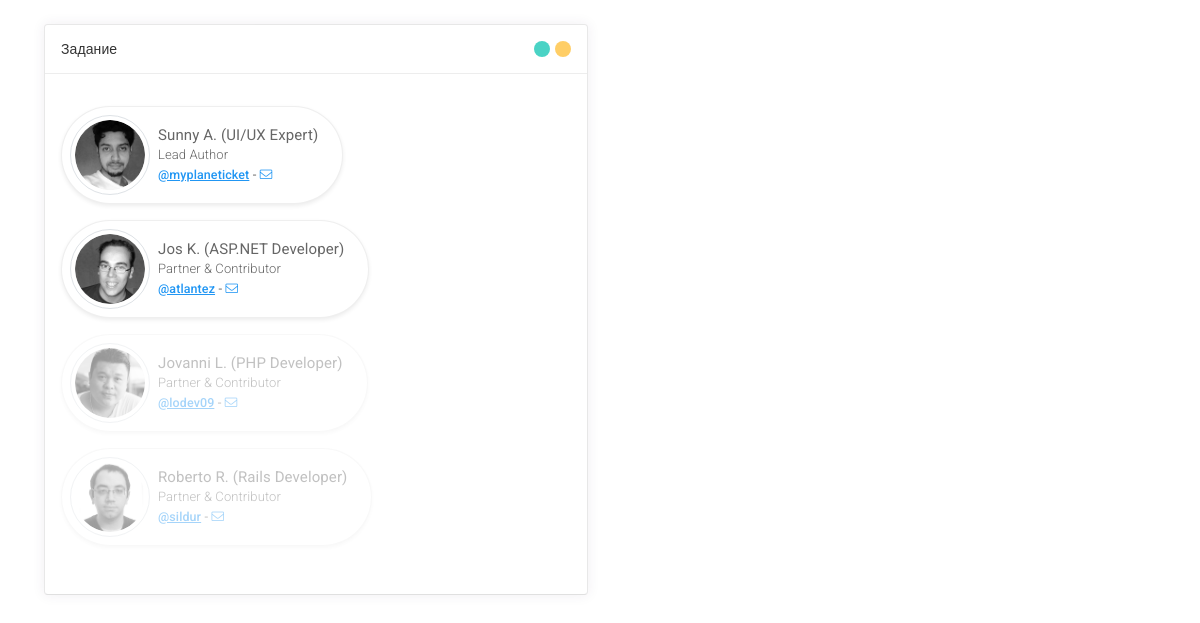
Screenshot of /task_9.php with the database file from the repository.
### tables this page shows
CREATE TABLE `people` (
  `id` int(11) NOT NULL,
  `image` varchar(255) NOT NULL,
  `image_alt` varchar(255) NOT NULL,
  `name` varchar(255) NOT NULL,
  `job_title` varchar(255) NOT NULL,
  `twitter_link_href` varchar(255) NOT NULL,
  `twitter_link_text` varchar(255) NOT NULL,
  `email_link_href` varchar(255) NOT NULL,
  `email_link_text` varchar(255) NOT NULL,
  `email_link_title` varchar(255) NOT NULL,
  `status` varchar(255) NOT NULL
);

### task_9.php (the view, shortened to what this page needs)
<!DOCTYPE html>
<html lang="en">
<head>
    <link id="vendorsbundle" rel="stylesheet" media="screen, print" href="css/vendors.bundle.css">
    <link id="appbundle" rel="stylesheet" media="screen, print" href="css/app.bundle.css">
    <link id="myskin" rel="stylesheet" media="screen, print" href="css/skins/skin-master.css">
    <link rel="stylesheet" media="screen, print" href="css/statistics/chartist/chartist.css">
    <link rel="stylesheet" media="screen, print" href="css/miscellaneous/lightgallery/lightgallery.bundle.css">
    <link rel="stylesheet" media="screen, print" href="css/fa-solid.css">
    <link rel="stylesheet" media="screen, print" href="css/fa-brands.css">
    <link rel="stylesheet" media="screen, print" href="css/fa-regular.css">
</head>
<body class="mod-bg-1 mod-nav-link ">
<main id="js-page-content" role="main" class="page-content">
    <div class="col-md-6">
        <div id="panel-1" class="panel">
            <div class="panel-hdr">
                <h2>
                    Задание
                </h2>
                <div class="panel-toolbar">
                    <button class="btn btn-panel waves-effect waves-themed" data-action="panel-collapse" data-toggle="tooltip" data-offset="0,10" data-original-title="Collapse"></button>
                    <button class="btn btn-panel waves-effect waves-themed" data-action="panel-fullscreen" data-toggle="tooltip" data-offset="0,10" data-original-title="Fullscreen"></button>
                </div>
            </div>
            <div class="panel-container show">
                <div class="panel-content">
                    <div class="d-flex flex-wrap demo demo-h-spacing mt-3 mb-3">
                        <?php
                        $pdo = new PDO("mysql:host=localhost;dbname=my_project","root","");
                        $sql = "SELECT * FROM people";
                        $statement = $pdo->prepare($sql);
                        $statement->execute();
                        $people =  $statement->fetchAll(PDO::FETCH_ASSOC);
                        ?>
                        <?php foreach ($people as $user): ?>
                            <div class="<?= $user['status'] == 'banned' ? 'banned' : '' ; ?>  rounded-pill bg-white shadow-sm p-2 border-faded mr-3 d-flex flex-row align-items-center justify-content-center flex-shrink-0">
                                <img src="<?= $user['image']; ?>" alt="Sunny A." class="img-thumbnail img-responsive rounded-circle" style="width:5rem; height: 5rem;">
                                <div class="ml-2 mr-3">
                                    <h5 class="m-0">
                                        <?= $user['name']; ?>
                                        <small class="m-0 fw-300">
                                            <?= $user['job_title']; ?>
                                        </small>
                                    </h5>
                                    <a href="<?= $user['twitter_link_href']; ?>" class="text-info fs-sm" target="_blank"><?= $user['twitter_link_text']; ?></a> -
                                    <a href="<?= $user['email_link_href']; ?>" class="text-info fs-sm" target="_blank" title="<?= $user['email_link_title']; ?>"><?= $user['email_link_text']; ?></a>
                                </div>
                            </div>
                        <?php endforeach; ?>
                    </div>
                </div>
            </div>
        </div>
    </div>
</main>
</body>
</html>

### rows the page displays
people: image (picture), name "Sunny A. (UI/UX Expert)", job_title "Lead Author", twitter_link_text "@myplaneticket"
people: image (picture), name "Jos K. (ASP.NET Developer)", job_title "Partner & Contributor", twitter_link_text "@atlantez"
people: image (picture), name "Jovanni L. (PHP Developer)", job_title "Partner & Contributor", twitter_link_text "@lodev09"
people: image (picture), name "Roberto R. (Rails Developer)", job_title "Partner & Contributor", twitter_link_text "@sildur"
